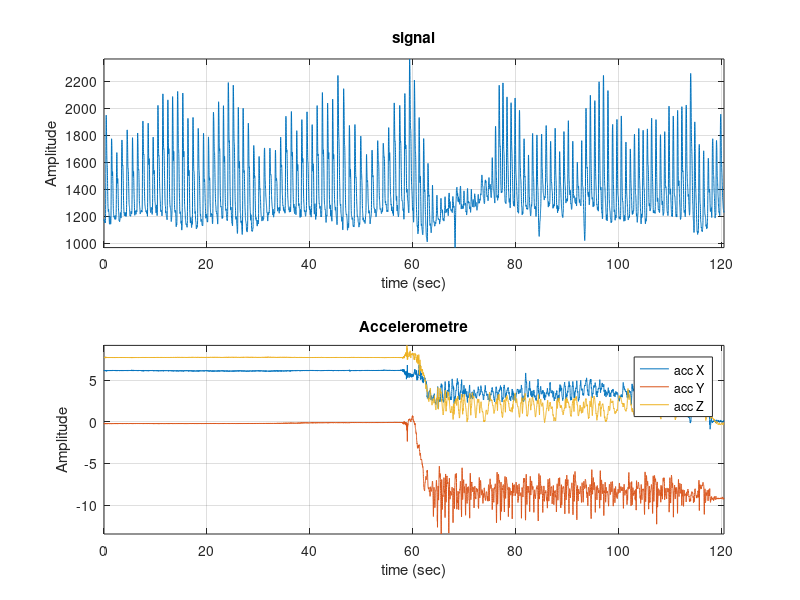

Write the MATLAB code that produced this figure. (Note: this script raises an error after producing the figure.)
%% Algorithm to find a correlation between the Accelerometer and the PPG signals to reduce noise
clear all
close all
clc

addpath(genpath('../functions'));
addpath(genpath('../signals'));
%% Data an signals definition

load('Accel_X.mat')
load('Accel_Y.mat')
load('Accel_Z.mat')
load('PPG_A13.mat')
load('Timestamp.mat')

Time = (Timestamp-Timestamp(1))*10^(-3);
Fs = 128; % sampling frequencies
N = length(PPG_A13);
nyquistFreq = Fs/2;
NFFT = 2^nextpow2(N);

figure,
subplot(211)
plot(Time,PPG_A13)
axis('tight')
grid on
xlabel('time (sec)')
ylabel('Amplitude')
title('signal')
subplot(212)
plot(Time,Accel_X)
hold all
plot(Time,Accel_Y)
plot(Time,Accel_Z)
axis('tight')
grid on
legend('acc X', 'acc Y', 'acc Z')
xlabel('time (sec)')
ylabel('Amplitude')
title('Accelerometre')

%% Look to a correlation of the signal

% run accel signal through low pass filter
nyquistFreqHR = Fs/2;
WnHR = 5/nyquistFreqHR;
filt1 = fir1(100, WnHR);
Accel_X = filter(filt1, 1, Accel_X);
Accel_Y = filter(filt1, 1, Accel_Y);
Accel_Z = filter(filt1, 1, Accel_Z);
PPG_A13 = filter(filt1, 1, PPG_A13);


Accel_X0 = Accel_X-mean(Accel_X);
Accel_Y0 = Accel_Y-mean(Accel_Y);
Accel_Z0 = Accel_Z-mean(Accel_Z);
PPG_A130 = PPG_A13-mean(PPG_A13);

Xmean = mean(diff(Accel_X0));
Ymean = mean(diff(Accel_Y0));
Zmean = mean(diff(Accel_Z0));

T = 5;
[M, I] = max([Xmean Ymean Zmean]);
maxCorr = 0;
acc = [Accel_X0 Accel_Y0 Accel_Z0];
accel = acc(:,I);
timeTsec = 1:Fs*T:length(PPG_A13);
timeTsec(end) = length(PPG_A13);
Xout = [];
order = T;
l = order+1; % filter length
lambda = 1; % RLS forgetting factor
invcov = T*eye(l);
RLSfilt = adaptfilt.rls(l, lambda, invcov);
mean_accel = [];
for k=1:length(timeTsec)-1
    if k == length(timeTsec)-1
        accelShort = accel(timeTsec(k):timeTsec(k+1));
        x = PPG_A130(timeTsec(k):timeTsec(k+1));
    else
        accelShort = accel(timeTsec(k):timeTsec(k+1)-1);
        x = PPG_A130(timeTsec(k):timeTsec(k+1)-1);
    end
    [corrM, lagsShort] = xcorr(accelShort,x, 'coeff');
    corrM = corrM((length(accelShort)):end);
    lagsShort = lagsShort((length(accelShort)):end);
    [corr, i] = max(corrM);
    
    if corr>0.6
        % get the RLS filter
        [outRLSshort, errorRLS] = filter(RLSfilt, accelShort, x);
        Xout = [Xout; outRLSshort];
    else
        Xout = [Xout; x];
    end
end

figure,
subplot(211)
plot(Time,PPG_A13)
axis('tight')
grid on
xlabel('time (sec)')
ylabel('Amplitude')
title('Signal')
subplot(212)
plot(Time,Xout)
axis('tight')
grid on
xlabel('time (sec)')
ylabel('Amplitude')
title('Decoralated Signal')

%% Band-pass filter and pulse obtention
Wn = 2*[0.5 3]/Fs;
[b,a] = cheby2(3,30,Wn,'bandpass');
signal_filt = filtfilt(b,a,Xout);

[ R, ind_R ] = detection_peack( signal_filt, Fs, Time, 0, 0, 0.1);
[ pulse ] = heart_rate(ind_R);
T = 5;
[ pulse_smooth ] = heart_rate_smooth(ind_R, Fs, length(Xout), T);
%% Results
figure, plot(Time, signal_filt)
hold all
plot(ind_R,R,'x')
axis('tight')
grid on
legend('filter signal', 'Peaks')
xlabel('time (sec)')
ylabel('Amplitude')
title('Detection PPG')

timeTsec = 1:T*Fs:length(Xout);
figure, plot(timeTsec(1:end-1)/Fs,pulse_smooth)
axis('tight')
grid on
xlabel('time (sec)')
ylabel('Amplitude')
title('Heart rate')